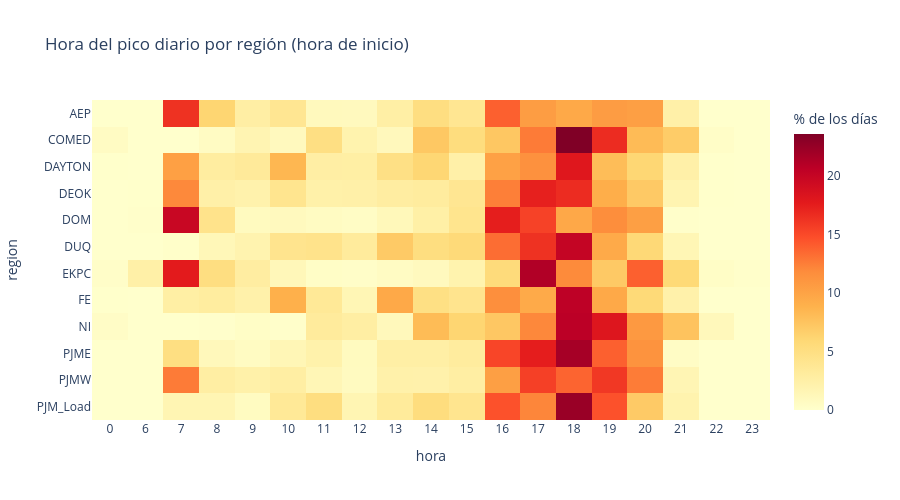

The notebook cell saved with this chart:
### Markdown cell above
### 4.3 ¿A qué hora ocurre el pico de cada día?

### Code cell
pico_dia = df.loc[df.groupby(['region', 'fecha'])['MW'].idxmax()]

horas_pico = pd.crosstab(pico_dia['region'], pico_dia['hora'], normalize='index') * 100

fig = px.imshow(horas_pico, color_continuous_scale='YlOrRd', aspect='auto',
                labels=dict(color='% de los días'),
                title='Hora del pico diario por región (hora de inicio)', height=500)
fig.update_xaxes(type='category')
fig.show()

### Figure 1 — Plotly figure (JSON) as saved in the notebook; plotly's stock layout.template omitted (floating-point values rounded to 4 significant figures; data arrays with more than 128 entries replaced by an {"elided": "..."} marker saying what was removed)
{"data": [{"coloraxis": "coloraxis", "hovertemplate": "hora: %{x}<br>region: %{y}<br>% de los días: %{z}<extra></extra>", "name": "0", "type": "heatmap", "x": [0, 6, 7, 8, 9, 10, 11, 12, 13, 14, 15, 16, 17, 18, 19, 20, 21, 22, 23], "xaxis": "x", "y": ["AEP", "COMED", "DAYTON", "DEOK", "DOM", "DUQ", "EKPC", "FE", "NI", "PJME", "PJMW", "PJM_Load"], "yaxis": "y", "z": {"elided": "12x19 float values"}}], "layout": {"coloraxis": {"autocolorscale": false, "colorbar": {"title": {"text": "% de los días"}}, "colorscale": [[0, "rgb(255,255,204)"], [0.125, "rgb(255,237,160)"], [0.25, "rgb(254,217,118)"], [0.375, "rgb(254,178,76)"], [0.5, "rgb(253,141,60)"], [0.625, "rgb(252,78,42)"], [0.75, "rgb(227,26,28)"], [0.875, "rgb(189,0,38)"], [1, "rgb(128,0,38)"]]}, "height": 500, "title": {"text": "Hora del pico diario por región (hora de inicio)"}, "xaxis": {"anchor": "y", "domain": [0, 1], "title": {"text": "hora"}, "type": "category"}, "yaxis": {"anchor": "x", "autorange": "reversed", "domain": [0, 1], "title": {"text": "region"}}}}
